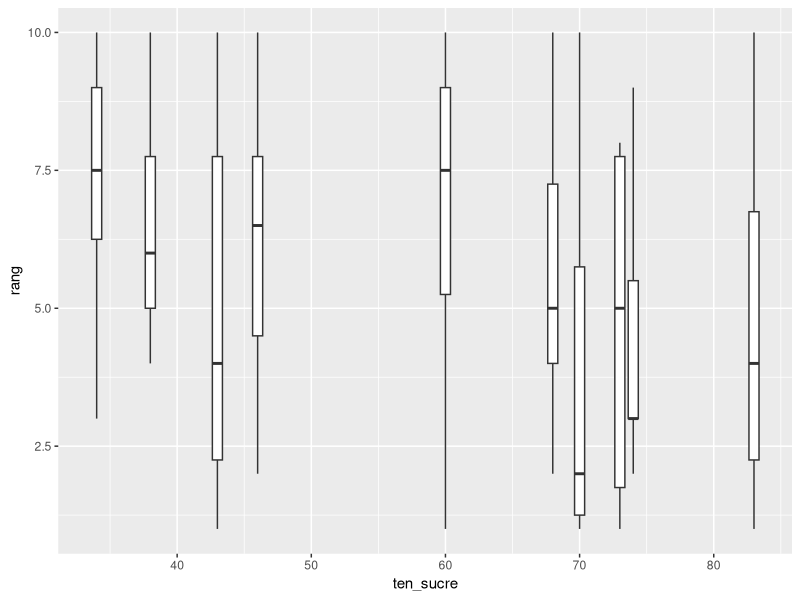
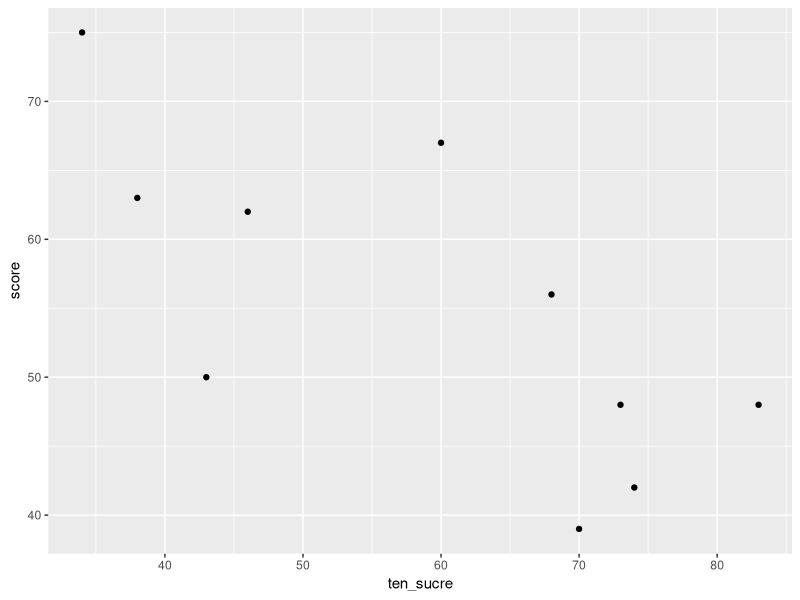

Reproduce these figures in R, in order.
## ---- chunk 1
bonbons <- c("menthe", "fraiseT", "caramel", "miel", "orange", "oeuf", "pomme_mou", "cola", "reglisse", "pomme_dur")
ten_sucre <- c(83, 74, 73, 70, 68, 60, 46, 43, 38, 34)
infos_nutri <- data.frame(bonbon = bonbons, ten_sucre = ten_sucre)

set.seed(2)
sondage <- data.frame()
for (r in c("A", "B", "C", "D", "E", "F", "G", "H", "I", "J")) {
  sondage <- rbind(sondage, data.frame(
    rep = r,
    bonbon = bonbons,
    rang = sample(c(1, 2, 3, 4, 5, 6, 7, 8, 9, 10), prob = ten_sucre)))
}
set.seed(NULL)
## ---- chunk 2
score <-dplyr::summarise(dplyr::group_by(sondage, bonbon), score = sum(rang))
score
## ---- chunk 3
ggplot2::ggplot(merge(sondage, infos_nutri), ggplot2::aes(ten_sucre, rang, group = bonbon)) + ggplot2::geom_boxplot()
ggplot2::ggplot(merge(score, infos_nutri), ggplot2::aes(ten_sucre, score)) + ggplot2::geom_point()
